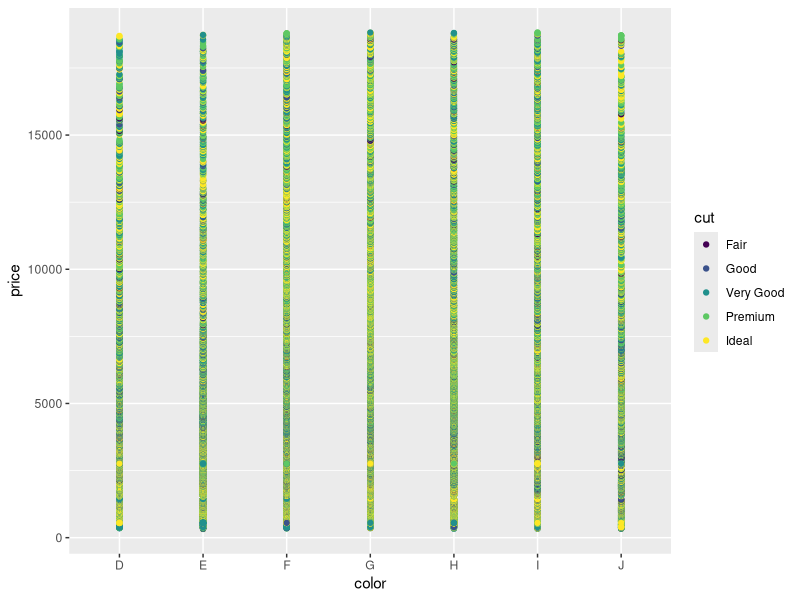
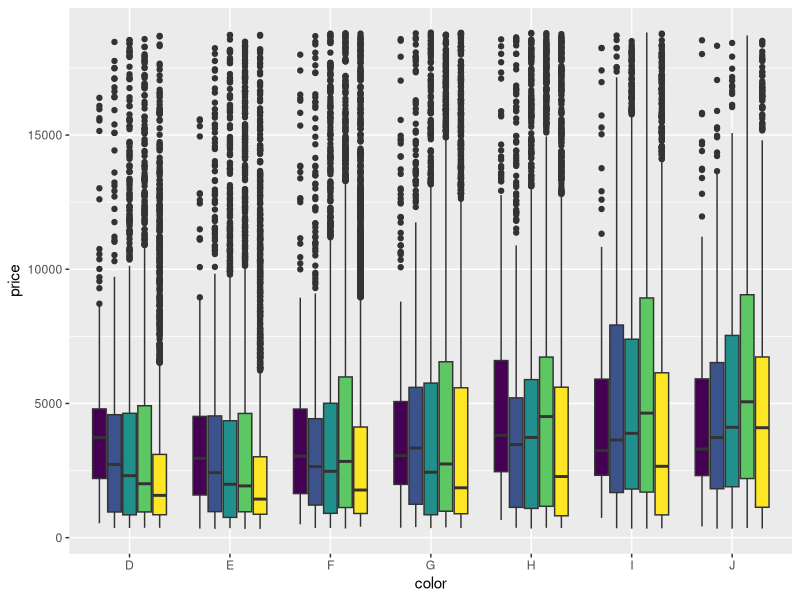
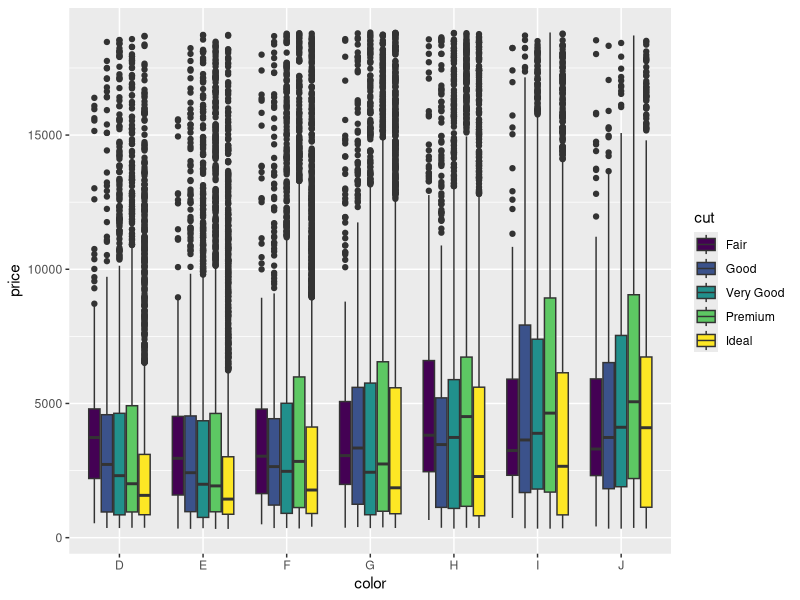
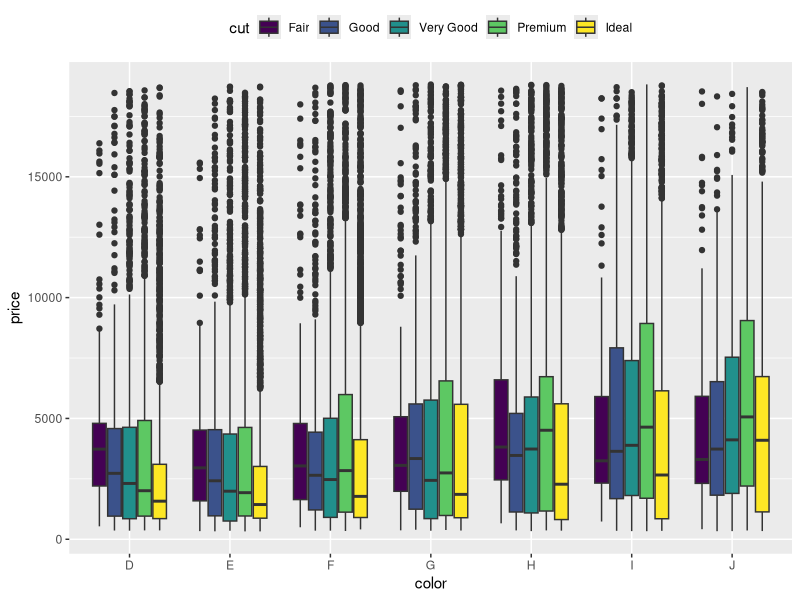
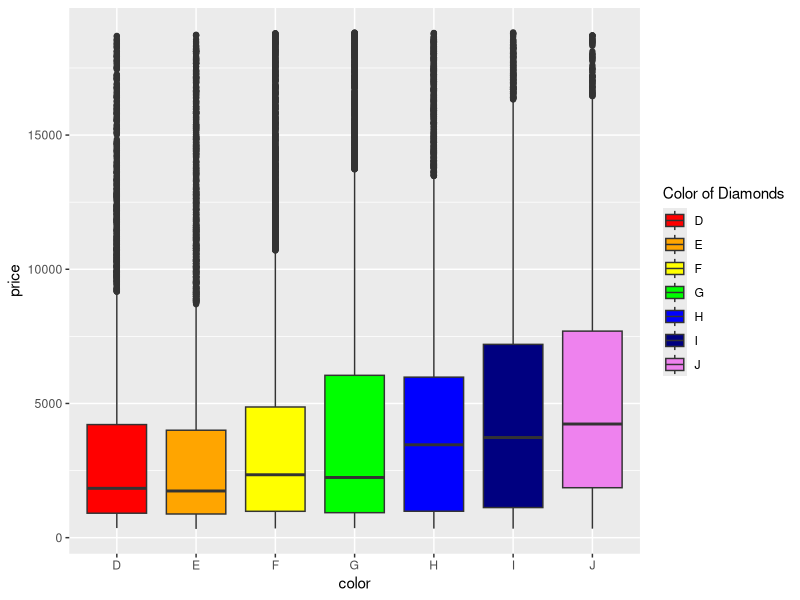
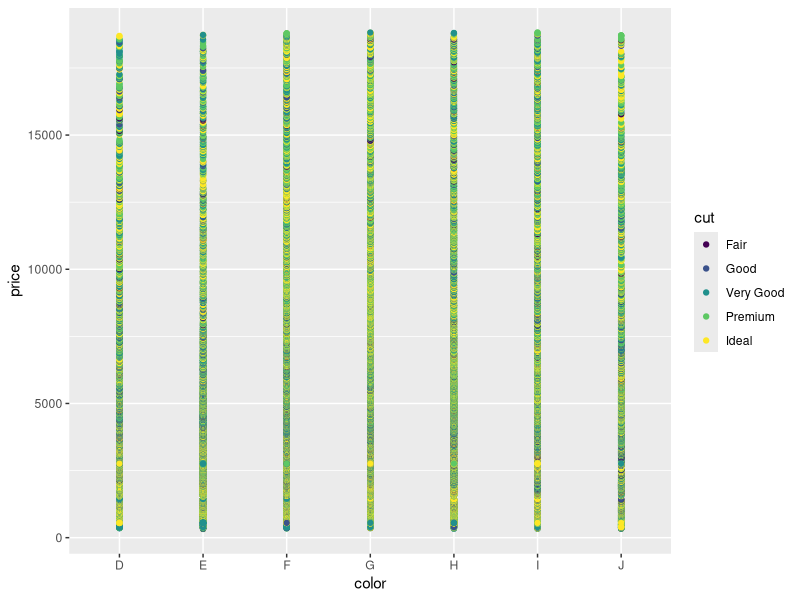

Source code (R) for these figures, in order:
## ---- chunk 1
library(tidyverse)
ggplot(diamonds, aes(color, price, color= cut))+ geom_point()# not super helpful 
ggplot(diamonds, aes(color, price, fill=cut)) + geom_boxplot() + theme(legend.position = "none")
ggplot(diamonds, aes(color, price, fill=cut)) + geom_boxplot()
## ---- chunk 2
ggplot(diamonds, aes(color, price, fill=cut)) + geom_boxplot() + theme(legend.position = "top")
## ---- chunk 3
ggplot(diamonds, aes(color, price, fill=color)) + geom_boxplot() + scale_fill_manual(values = c("red", "orange", "yellow", "green", "blue", "navy", "violet"), name = "Color of Diamonds")
## ---- chunk 4

## ---- chunk 5

## ---- chunk 6

## ---- chunk 7

## ---- chunk 8

## ---- chunk 9

## ---- chunk 10
ggplot(diamonds, aes(color, price, color= cut))+ geom_point()


## ---- chunk 11

## ---- chunk 12

## ---- chunk 13

## ---- chunk 14

## ---- chunk 15

## ---- chunk 16
 
## ---- chunk 17
